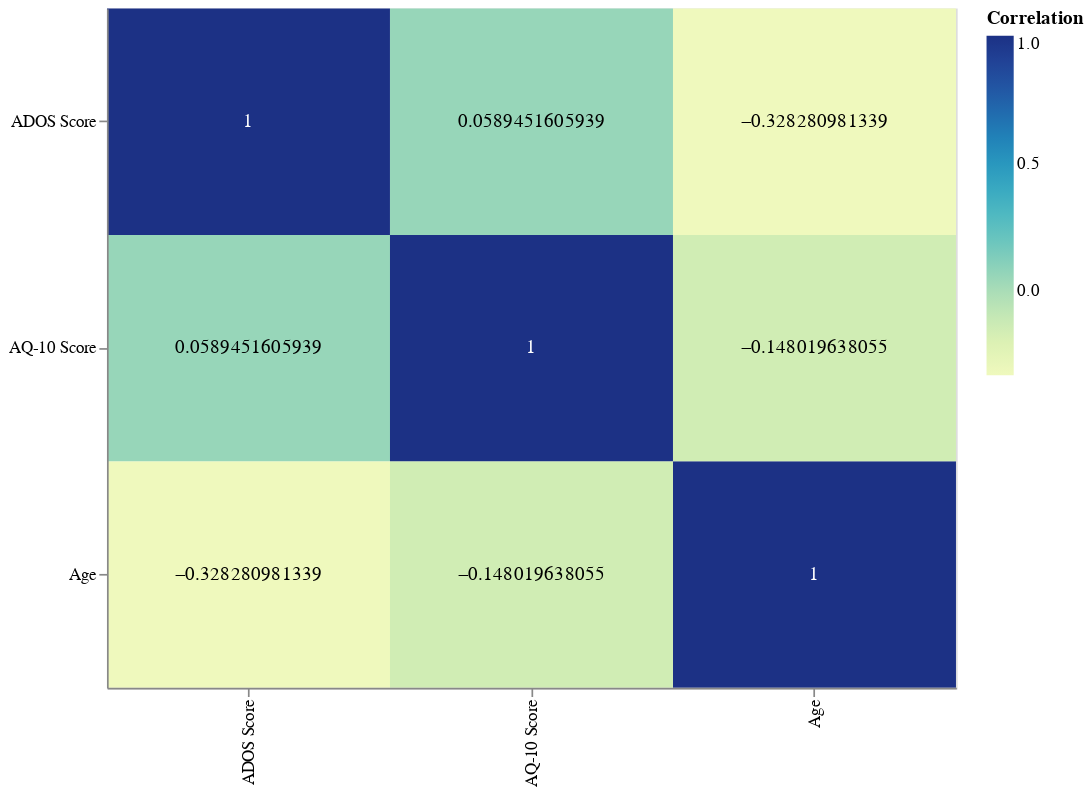

The notebook cell this image was saved under:
### Code cell
# Calculate the correlation matrix
corr_matrix = merged_df.corr()

# Reshape the correlation matrix into long-form for Altair
corr_matrix = corr_matrix.stack().reset_index()
corr_matrix.columns = ['Variable1', 'Variable2', 'Correlation']

# Create the correlation matrix plot
heatmap = alt.Chart(corr_matrix).mark_rect().encode(
    x=alt.X('Variable2:N', title=None),
    y=alt.Y('Variable1:N', title=None),
    color='Correlation:Q',
).properties(
    width=500,
    height=400
)

# Add text labels to the plot
text = heatmap.mark_text(baseline='middle').encode(
    text='Correlation:Q',
    color=alt.condition(
        alt.datum.Correlation > 0.5,
        alt.value('white'),
        alt.value('black')
    )
)

# Combine the heatmap and text layers
heatmap + text

### Figure 1 — Vega-Lite specification as saved in the notebook (floating-point values rounded to 4 significant figures)
{"config": {"view": {"continuousWidth": 400, "continuousHeight": 300}}, "layer": [{"mark": "rect", "encoding": {"color": {"field": "Correlation", "type": "quantitative"}, "x": {"field": "Variable2", "title": null, "type": "nominal"}, "y": {"field": "Variable1", "title": null, "type": "nominal"}}, "height": 400, "width": 500}, {"mark": {"type": "text", "baseline": "middle"}, "encoding": {"color": {"condition": {"value": "white", "test": "(datum.Correlation > 0.5)"}, "value": "black"}, "text": {"field": "Correlation", "type": "quantitative"}, "x": {"field": "Variable2", "title": null, "type": "nominal"}, "y": {"field": "Variable1", "title": null, "type": "nominal"}}, "height": 400, "width": 500}], "data": {"name": "data-d1d5ee9963ec08804db73c605e996aa2"}, "$schema": "https://vega.github.io/schema/vega-lite/v4.17.0.json", "datasets": {"data-d1d5ee9963ec08804db73c605e996aa2": [{"Variable1": "Age", "Variable2": "Age", "Correlation": 1.0}, {"Variable1": "Age", "Variable2": "ADOS Score", "Correlation": -0.3283}, {"Variable1": "Age", "Variable2": "AQ-10 Score", "Correlation": -0.148}, {"Variable1": "ADOS Score", "Variable2": "Age", "Correlation": -0.3283}, {"Variable1": "ADOS Score", "Variable2": "ADOS Score", "Correlation": 1.0}, {"Variable1": "ADOS Score", "Variable2": "AQ-10 Score", "Correlation": 0.05895}, {"Variable1": "AQ-10 Score", "Variable2": "Age", "Correlation": -0.148}, {"Variable1": "AQ-10 Score", "Variable2": "ADOS Score", "Correlation": 0.05895}, {"Variable1": "AQ-10 Score", "Variable2": "AQ-10 Score", "Correlation": 1.0}]}}
